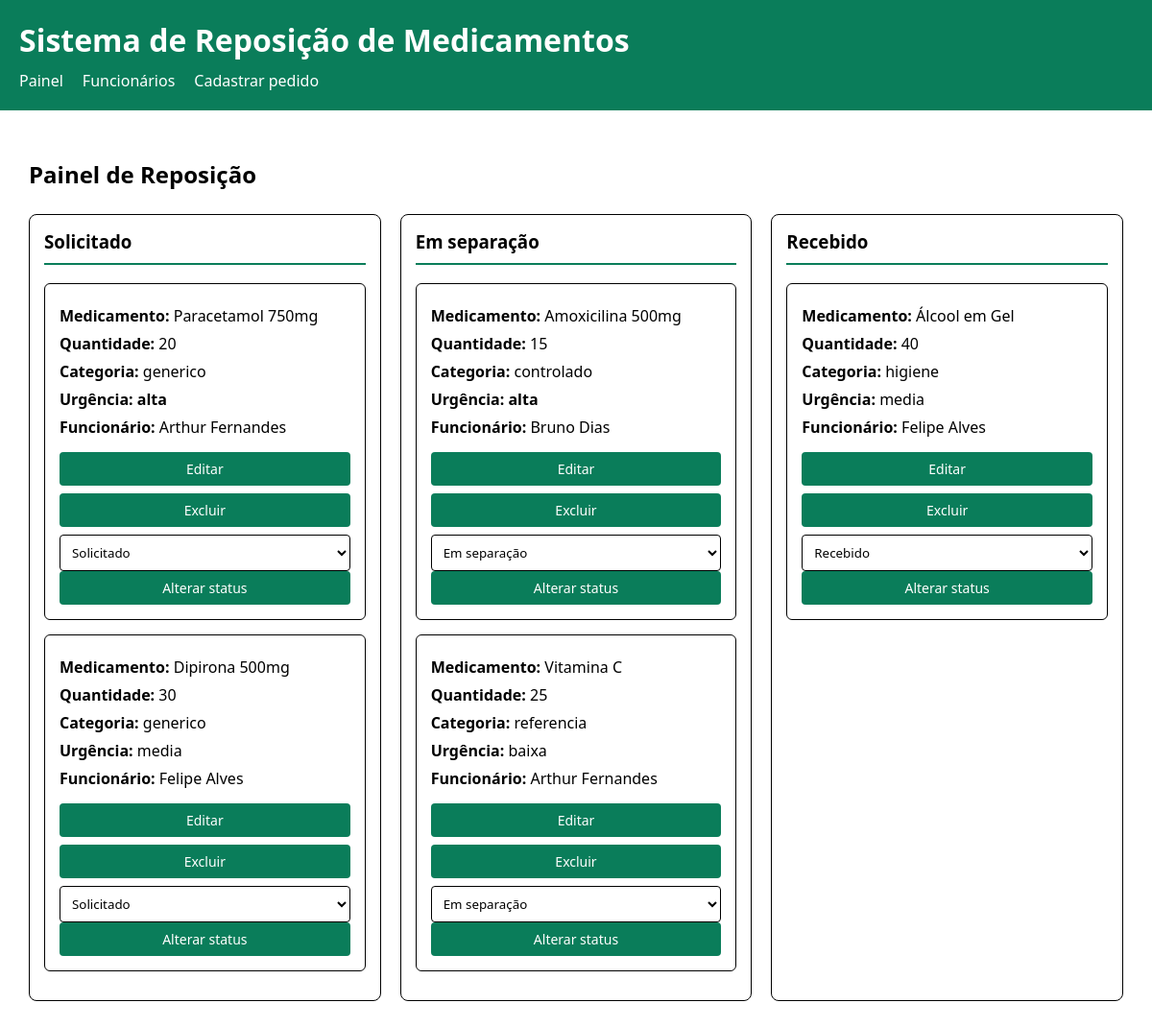
The page / on the database its author committed.
### tables this page shows
CREATE TABLE pedidos (
    id INT AUTO_INCREMENT PRIMARY KEY,
    funcionario_id INT NOT NULL,
    medicamento VARCHAR(150) NOT NULL,
    quantidade INT NOT NULL,
    categoria ENUM('generico', 'referencia', 'controlado', 'higiene') NOT NULL,
    urgencia ENUM('baixa', 'media', 'alta') NOT NULL,
    data_solicitacao DATETIME NOT NULL DEFAULT CURRENT_TIMESTAMP,
    status ENUM('solicitado', 'em_separacao', 'recebido') NOT NULL DEFAULT 'solicitado',

    CONSTRAINT fk_pedido_funcionario
        FOREIGN KEY (funcionario_id)
        REFERENCES funcionarios(id)
        ON UPDATE CASCADE
        ON DELETE RESTRICT,

    CONSTRAINT chk_quantidade
        CHECK (quantidade > 0)
);

CREATE TABLE funcionarios (
    id INT AUTO_INCREMENT PRIMARY KEY,
    nome VARCHAR(100) NOT NULL,
    email VARCHAR(150) NOT NULL
);

### public/card_pedido.php (the view, shortened to what this page needs)
<div class="card">
    <p>
        <strong>Medicamento:</strong>
        <?= htmlspecialchars($pedido["medicamento"]) ?>
    </p>
    <p>
        <strong>Quantidade:</strong>
        <?= htmlspecialchars($pedido["quantidade"]) ?>
    </p>
    <p>
        <strong>Categoria:</strong>
        <?= htmlspecialchars($pedido["categoria"]) ?>
    </p>
    <p class="<?= $pedido["urgencia"] === "alta" ? "alta" : "" ?>">
        <strong>Urgência:</strong>
        <?= htmlspecialchars($pedido["urgencia"]) ?>
    </p>
    <p>
        <strong>Funcionário:</strong>
        <?= htmlspecialchars($pedido["funcionario"]) ?>
    </p>
    <div class="acoes">
        <a href="pedidos.php?id=<?= $pedido["id"] ?>">
            Editar
        </a>
        <form
            method="POST"
            action="excluir_pedido.php"
            onsubmit="return confirm('Tem certeza que deseja excluir este pedido?');"
        >
            <button type="submit">
                Excluir
            </button>
        </form>
        <form method="POST" action="alterar_status.php">
            <select name="status" required>
                <option
                    value="solicitado"
                    <?= $pedido["status"] === "solicitado" ? "selected" : "" ?>
                >
                    Solicitado
                </option>
                <option
                    value="em_separacao"
                    <?= $pedido["status"] === "em_separacao" ? "selected" : "" ?>
                >
                    Em separação
                </option>
                <option
                    value="recebido"
                    <?= $pedido["status"] === "recebido" ? "selected" : "" ?>
                >
                    Recebido
                </option>
            </select>
            <button type="submit">
                Alterar status
            </button>
        </form>
    </div>
</div>

### public/index.php (shortened to what this page needs)
<?php
require_once "../conexao.php";
$sql = "SELECT
            p.id,
            p.medicamento,
            p.quantidade,
            p.categoria,
            p.urgencia,
            p.status,
            f.nome AS funcionario
        FROM pedidos p
        INNER JOIN funcionarios f ON p.funcionario_id = f.id
        ORDER BY
            CASE p.urgencia
                WHEN 'alta' THEN 1
                WHEN 'media' THEN 2
                WHEN 'baixa' THEN 3
            END,
            p.id DESC";
$result = $conn->query($sql);
$pedidos = [
    "solicitado" => [],
    "em_separacao" => [],
    "recebido" => []
];
while ($pedido = $result->fetch_assoc()) {
    $pedidos[$pedido["status"]][] = $pedido;
}
?>
<!DOCTYPE html>
<html lang="pt-BR">
<head>
</head>
<body>
<header>
    <h1>Sistema de Reposição de Medicamentos</h1>
    <nav>
        <a href="index.php">Painel</a>
        <a href="funcionarios.php">Funcionários</a>
        <a href="pedidos.php">Cadastrar pedido</a>
    </nav>
</header>
<main>
    <h2>Painel de Reposição</h2>
    <div class="painel">
        <div class="coluna">
            <h3>Solicitado</h3>
            <?php foreach ($pedidos["solicitado"] as $pedido): ?>
                <?php include "card_pedido.php"; ?>
            <?php endforeach; ?>
        </div>
        <div class="coluna">
            <h3>Em separação</h3>
            <?php foreach ($pedidos["em_separacao"] as $pedido): ?>
                <?php include "card_pedido.php"; ?>
            <?php endforeach; ?>
        </div>
        <div class="coluna">
            <h3>Recebido</h3>
            <?php foreach ($pedidos["recebido"] as $pedido): ?>
                <?php include "card_pedido.php"; ?>
            <?php endforeach; ?>
        </div>
    </div>
</main>
</body>
</html>

### public/index.php (style rules this page uses)
* { box-sizing: border-box; font-family: "Segoe UI", sans-serif; }
body { margin: 0; background-color: #FFFFFF; color: #000000; }
header { background-color: #0A7D5A; color: #FFFFFF; padding: 20px; }
header h1 { margin: 0; }
nav { display: flex; gap: 20px; margin-top: 10px; }
nav a { color: #FFFFFF; text-decoration: none; }
main { padding: 30px; }
h2 { margin-bottom: 25px; }
.painel { display: grid; grid-template-columns: repeat(3, 1fr); gap: 20px; }
.coluna { border: 1px solid #000000; border-radius: 8px; padding: 15px; min-height: 400px; }
.coluna h3 { margin-top: 0; padding-bottom: 10px; border-bottom: 2px solid #0A7D5A; }
.card { border: 1px solid #000000; border-radius: 6px; padding: 15px; margin-bottom: 15px; background-color: #FFFFFF; }
.card p { margin: 7px 0; }
.alta { font-weight: bold; }
.acoes { margin-top: 15px; display: flex; flex-direction: column; gap: 8px; }
.acoes a, .acoes button { display: block; width: 100%; padding: 8px; border: none; border-radius: 4px; text-align: center; text-decoration: none; cursor: pointer; background-color: #0A7D5A; color: #FFFFFF; font-size: 14px; }
.acoes select { width: 100%; padding: 8px; border: 1px solid #000000; border-radius: 4px; background-color: #FFFFFF; }

### rows shown on the page
pedidos: medicamento "Paracetamol 750mg", quantidade "20", categoria "generico", urgencia "alta", funcionario.nome "Arthur Fernandes", status "Solicitado"
pedidos: medicamento "Dipirona 500mg", quantidade "30", categoria "generico", urgencia "media", funcionario.nome "Felipe Alves", status "Solicitado"
pedidos: medicamento "Amoxicilina 500mg", quantidade "15", categoria "controlado", urgencia "alta", funcionario.nome "Bruno Dias", status "Em separação"
pedidos: medicamento "Vitamina C", quantidade "25", categoria "referencia", urgencia "baixa", funcionario.nome "Arthur Fernandes", status "Em separação"
pedidos: medicamento "Álcool em Gel", quantidade "40", categoria "higiene", urgencia "media", funcionario.nome "Felipe Alves", status "Recebido"
